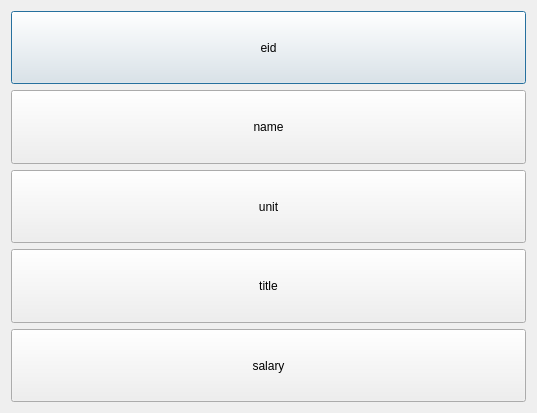
<?xml version="1.0" encoding="UTF-8"?>
<ui version="4.0">
 <class>search</class>
 <widget class="QDialog" name="search">
  <property name="geometry">
   <rect>
    <x>0</x>
    <y>0</y>
    <width>537</width>
    <height>413</height>
   </rect>
  </property>
  <property name="windowTitle">
   <string>Dialog</string>
  </property>
  <layout class="QFormLayout" name="formLayout">
   <item row="0" column="0" colspan="2">
    <widget class="QPushButton" name="eid">
     <property name="sizePolicy">
      <sizepolicy hsizetype="Minimum" vsizetype="Expanding">
       <horstretch>0</horstretch>
       <verstretch>0</verstretch>
      </sizepolicy>
     </property>
     <property name="text">
      <string>eid</string>
     </property>
    </widget>
   </item>
   <item row="1" column="0" colspan="2">
    <widget class="QPushButton" name="name">
     <property name="sizePolicy">
      <sizepolicy hsizetype="Expanding" vsizetype="Expanding">
       <horstretch>0</horstretch>
       <verstretch>0</verstretch>
      </sizepolicy>
     </property>
     <property name="text">
      <string>name</string>
     </property>
    </widget>
   </item>
   <item row="2" column="0" colspan="2">
    <widget class="QPushButton" name="unit">
     <property name="sizePolicy">
      <sizepolicy hsizetype="Minimum" vsizetype="Expanding">
       <horstretch>0</horstretch>
       <verstretch>0</verstretch>
      </sizepolicy>
     </property>
     <property name="text">
      <string>unit</string>
     </property>
    </widget>
   </item>
   <item row="3" column="0" colspan="2">
    <widget class="QPushButton" name="title">
     <property name="sizePolicy">
      <sizepolicy hsizetype="Minimum" vsizetype="Expanding">
       <horstretch>0</horstretch>
       <verstretch>0</verstretch>
      </sizepolicy>
     </property>
     <property name="text">
      <string>title</string>
     </property>
    </widget>
   </item>
   <item row="4" column="0" colspan="2">
    <widget class="QPushButton" name="salary">
     <property name="sizePolicy">
      <sizepolicy hsizetype="Minimum" vsizetype="Expanding">
       <horstretch>0</horstretch>
       <verstretch>0</verstretch>
      </sizepolicy>
     </property>
     <property name="text">
      <string>salary</string>
     </property>
    </widget>
   </item>
  </layout>
 </widget>
 <resources/>
 <connections/>
</ui>
